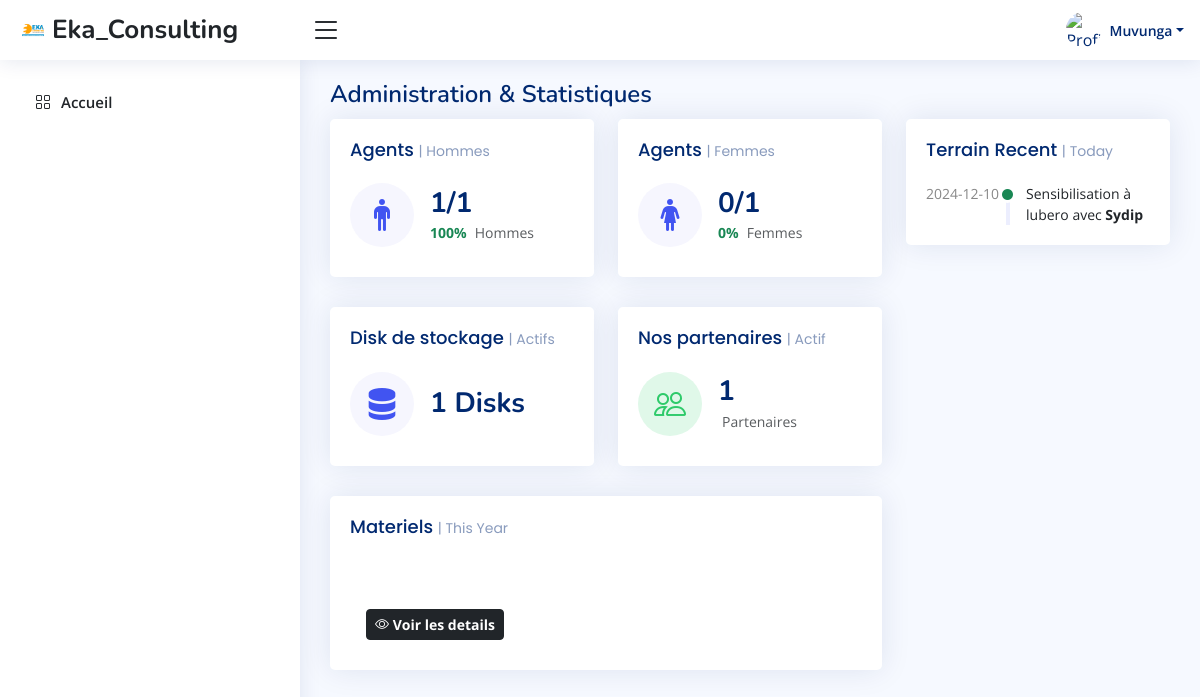
Before: /views/index.php (signed in) with the older database file.
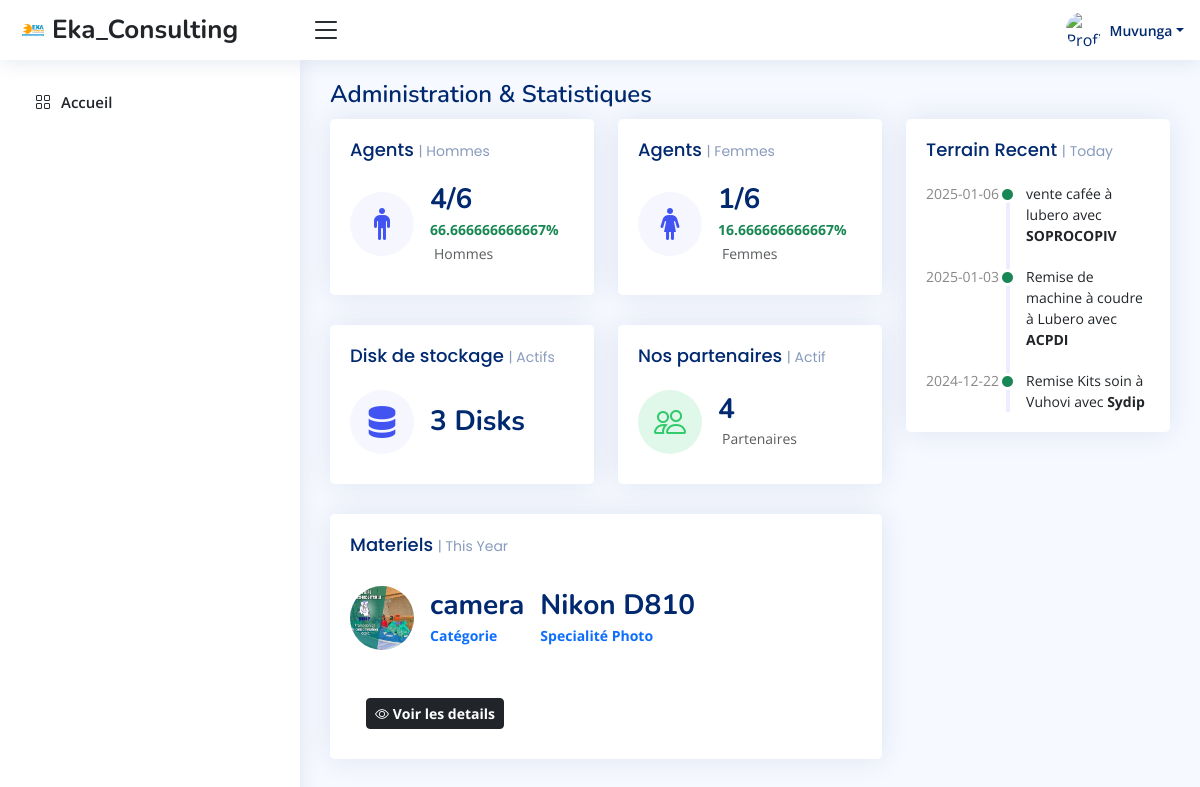
After: the same page with the newer database file.
### tables this page shows
CREATE TABLE `terrain` (
  `id` int(11) NOT NULL,
  `date` date NOT NULL,
  `description` text NOT NULL,
  `lieu` varchar(50) NOT NULL,
  `partenaire` int(11) NOT NULL,
  `statut` int(11) NOT NULL
);

CREATE TABLE `partenaire` (
  `id` int(11) NOT NULL,
  `Denomination` varchar(50) NOT NULL,
  `dateSignature` date NOT NULL,
  `adresse` text NOT NULL,
  `telephone` varchar(50) NOT NULL,
  `statut` int(11) NOT NULL
);

CREATE TABLE `materiel` (
  `id` int(11) NOT NULL,
  `nom` varchar(100) NOT NULL,
  `marque` varchar(100) NOT NULL,
  `specialite` varchar(100) NOT NULL,
  `categorie` int(11) NOT NULL,
  `photo` text NOT NULL,
  `statut` int(11) NOT NULL
);

CREATE TABLE `categorie` (
  `id` int(11) NOT NULL,
  `nom` varchar(100) NOT NULL,
  `statut` int(11) NOT NULL
);

### models/select/select-Home.php (called while the page is built, shortened)
<?php
$statut = 0;
$getMatos = $connexion->prepare("SELECT `materiel`.*, categorie.nom as nomcat FROM materiel,categorie WHERE materiel.categorie=categorie.id AND materiel.statut=? ORDER BY `materiel`.`id` DESC");
$getMatos->execute([$statut]);
$getTotalAgent = $connexion->prepare("SELECT COUNT(*) AS TotalAgent FROM agents WHERE statut=?");
$getTotalAgent->execute([$statut]);
$AgentTotal = $getTotalAgent->fetch();
$TotalAgent=$AgentTotal["TotalAgent"];
$GenreHom="Masculin";
$getAgentHomme = $connexion->prepare("SELECT COUNT(*) AS TotalHomme FROM agents WHERE agents.genre = ? AND statut=?");
$getAgentHomme->execute([$GenreHom, $statut]);
$Homme = $getAgentHomme->fetch();
$TotalHomme=$Homme["TotalHomme"];
$PourcenHome=$TotalHomme/$TotalAgent*100;
$GenreFem="Feminin";
$getAgentFemme = $connexion->prepare("SELECT COUNT(*) AS TotalFemme FROM agents WHERE agents.genre = ? AND statut=?");
$getAgentFemme->execute([$GenreFem, $statut]);
$Femme = $getAgentFemme->fetch();
$TotalFemme=$Femme["TotalFemme"];
if($TotalFemme<1){
    $TotalFemme=0;
}
$PourcenFeme=$TotalFemme/$TotalAgent*100;
$getDisk = $connexion->prepare("SELECT COUNT(*) AS TotalDisk FROM disk WHERE statut=?");
$getDisk->execute([$statut]);
$Disk = $getDisk->fetch();
$TotalDisk=$Disk["TotalDisk"];
$getPartenaire = $connexion->prepare("SELECT COUNT(*) AS TotalPartenaire FROM partenaire WHERE statut=?");
$getPartenaire->execute([$statut]);
$partenaire = $getPartenaire->fetch();
$TotalPartenaire=$partenaire["TotalPartenaire"];
$getTerrain = $connexion->prepare("SELECT terrain.*, partenaire.Denomination FROM terrain, partenaire WHERE terrain.partenaire=partenaire.id AND terrain.statut=? ORDER BY date DESC LIMIT 10;");
$getTerrain->execute([$statut]);

### views/index.php (the view, shortened to what this page needs)
<?php
require_once('../connexion/connexion.php');
require_once('../models/select/select-Home.php');
?>
<!DOCTYPE html>
<html lang="en">
<head>
    <?php
    require_once('style.php');
    ?>
</head>
<body>
    <?php require_once('aside.php') ?>
    <main id="main" class="main">
        <div class="pagetitle">
            <h1>Administration & Statistiques</h1>
        </div>
        <section class="section dashboard">
            <div class="row">
                <div class="col-lg-8">
                    <div class="row">
                        <div class="col-xxl-4 col-md-6">
                            <div class="card info-card sales-card">
                                <div class="card-body">
                                    <h5 class="card-title">Agents <span>| Hommes</span></h5>
                                    <div class="d-flex align-items-center">
                                        <div class="card-icon rounded-circle d-flex align-items-center justify-content-center">
                                            <i class="bi bi-person-standing"></i>
                                        </div>
                                        <div class="ps-3">
                                            <h6><?= $TotalHomme . "/" . $TotalAgent ?></h6>
                                            <span class="text-success small pt-1 fw-bold"><?= $PourcenHome ?>%</span> <span class="text-muted small pt-2 ps-1">Hommes</span>
                                        </div>
                                    </div>
                                </div>
                            </div>
                        </div>
                        <div class="col-xxl-4 col-md-6">
                            <div class="card info-card sales-card">
                                <div class="card-body">
                                    <h5 class="card-title">Agents <span>| Femmes</span></h5>
                                    <div class="d-flex align-items-center">
                                        <div class="card-icon rounded-circle d-flex align-items-center justify-content-center">
                                            <i class="bi bi-person-standing-dress"></i>
                                        </div>
                                        <div class="ps-3">
                                            <h6><?= $TotalFemme . "/" . $TotalAgent ?></h6>
                                            <span class="text-success small pt-1 fw-bold"><?= $PourcenFeme ?>%</span> <span class="text-muted small pt-2 ps-1">Femmes</span>
                                        </div>
                                    </div>
                                </div>
                            </div>
                        </div>
                        <div class="col-xxl-4 col-md-6">
                            <div class="card info-card sales-card">
                                <div class="card-body">
                                    <h5 class="card-title">Disk de stockage <span>| Actifs</span></h5>
                                    <div class="d-flex align-items-center">
                                        <div class="card-icon rounded-circle d-flex align-items-center justify-content-center">
                                            <i class="bi bi-server"></i>
                                        </div>
                                        <div class="ps-3">
                                            <h6><?= $TotalDisk ?> Disks</h6>
                                        </div>
                                    </div>
                                </div>
                            </div>
                        </div>
                        <div class="col-xxl-4 col-md-6">
                            <div class="card info-card revenue-card">
                                <div class="card-body">
                                    <h5 class="card-title">Nos partenaires <span>| Actif</span></h5>
                                    <div class="d-flex align-items-center">
                                        <div class="card-icon rounded-circle d-flex align-items-center justify-content-center">
                                            <i class="bi bi-people"></i>
                                        </div>
                                        <div class="ps-3">
                                            <h6><?= $TotalPartenaire ?></h6>
                                            <span class="text-muted small pt-2 ps-1">Partenaires</span>
                                        </div>
                                    </div>
                                </div>
                            </div>
                        </div>
                        <div class="col-xxl-4 col-xl-12">
                            <div class="card info-card customers-card">
                                <div class="card-body">
                                    <h5 class="card-title">Materiels <span>| This Year</span></h5>
                                    <?php
                                    while ($materiel = $getMatos->fetch()) {
                                    ?>
                                        <div class="d-flex align-items-center pt-2">
                                            <div class="d-flex align-items-center justify-content-center">
                                                <img src="../assets/img/Matos/<?= $materiel["photo"] ?>" class="card-icon rounded-circle" width="60" height="60" alt="">
                                            </div>
                                            <div class="ps-3">
                                                <h6><?= $materiel["nomcat"] ?></h6>
                                                <span class="text-primary small pt-1 fw-bold">Catégorie</span>
                                            </div>
                                            <div class="ps-3">
                                                <h6><?= $materiel["marque"] . " " . $materiel["nom"] ?></h6>
                                                <span class="text-primary small pt-1 fw-bold">Specialité <?= $materiel["specialite"] ?></span>
                                            </div>
                                        </div>
                                    <?php
                                    }
                                    ?>
                                    <div class="d-flex align-items-center pt-5">
                                        <div class="ps-3">
                                            <a href="materiels-Details.php" class="btn btn-dark btn-sm small pt-1 fw-bold bi bi-eye"> Voir les details</a>
                                        </div>
                                    </div>
                                </div>
                            </div>
                        </div>
                    </div>
                </div>
                <div class="col-lg-4">
                    <div class="card">
                        <div class="card-body">
                            <h5 class="card-title">Terrain Recent <span>| Today</span></h5>
                            <div class="activity">
                                <?php
                                while ($Terrain = $getTerrain->fetch()) {
                                ?>
                                    <div class="activity-item d-flex">
                                        <div class="activite-label"><?= $Terrain["date"] ?></div>
                                        <i class='bi bi-circle-fill activity-badge text-success align-self-start'></i>
                                        <div class="activity-content">
                                            <?= $Terrain["description"] . " à " . $Terrain["lieu"] ?> avec<a href="#" class="fw-bold text-dark"> <?= $Terrain["Denomination"] ?></a>
                                        </div>
                                    </div>
                                <?php
                                }
                                ?>
                            </div>
                        </div>
                    </div>
                </div>
            </div>
        </section>
    </main>
</body>
</html>

### views/style.php (shortened to what this page needs)
<link href="https://cdn.jsdelivr.net/npm/bootstrap@5.3.2/dist/css/bootstrap.min.css" rel="stylesheet"
>
<link rel="stylesheet" href="https://cdn.jsdelivr.net/npm/bootstrap-icons@1.11.2/font/bootstrap-icons.min.css">
<link href="../assets/css/style.css" rel="stylesheet">
<link href="../assets/css/styles.css" rel="stylesheet">

### views/aside.php (shortened to what this page needs)
<header id="header" class="header fixed-top d-flex align-items-center">
    <div class="d-flex align-items-center justify-content-between">
        <a href="index.html" class="logo d-flex align-items-center">
            <img src="../assets/img/logo/EKA_logo.png" alt="">
            <span class="d-none d-lg-block text-dark">Eka_Consulting</span>
        </a>
        <i class="bi bi-list toggle-sidebar-btn text-dark"></i>
    </div>
    <nav class="header-nav ms-auto">
        <ul class="d-flex align-items-center">
            <li class="nav-item dropdown pe-3">
                <a class="nav-link nav-profile d-flex align-items-center pe-0" href="#" data-bs-toggle="dropdown">
                    <img src="<?php if (isset($_SESSION['image'])) {
                                    print '../assets/img/profiles/' . $_SESSION['image'];
                                } ?>" alt="Profile" class="rounded-circle " width="35">
                    <span class="d-none d-md-block dropdown-toggle ps-2"><?php echo $_SESSION['noms']; ?></span>
                </a>
            </li>
        </ul>
    </nav>
</header>
<aside id="sidebar" class="sidebar">
    <ul class="sidebar-nav" id="sidebar-nav">
        <li class="nav-item">
            <a class="nav-link bg-transparent text-dark " href="index.php">
                <i class="bi bi-grid text-dark"></i>
                <span>Accueil</span>
            </a>
        </li>
    </ul>
</aside>

### assets/css/style.css (style rules this page uses)
body { font-family: "Open Sans", sans-serif; background: #f6f9ff; color: #444444; }
a { color: #4154f1; text-decoration: none; }
h1, h2, h3, h4, h5, h6 { font-family: "Nunito", sans-serif; }
#main { margin-top: 60px; padding: 20px 30px; transition: all 0.3s; }
.pagetitle { margin-bottom: 10px; }
.pagetitle h1 { font-size: 24px; margin-bottom: 0; font-weight: 600; color: #012970; }
.card { margin-bottom: 30px; border: none; border-radius: 5px; box-shadow: 0px 0 30px rgba(1, 41, 112, 0.1); }
.card-title { padding: 20px 0 15px 0; font-size: 18px; font-weight: 500; color: #012970; font-family: "Poppins", sans-serif; }
.card-title span { color: #899bbd; font-size: 14px; font-weight: 400; }
.card-body { padding: 0 20px 20px 20px; }
.logo { line-height: 1; }
@media (min-width: 1200px) { .logo { width: 280px; } }
.logo img { max-height: 26px; margin-right: 6px; }
.logo span { font-size: 26px; font-weight: 700; color: #012970; font-family: "Nunito", sans-serif; }
.header { transition: all 0.5s; z-index: 997; height: 60px; box-shadow: 0px 2px 20px rgba(1, 41, 112, 0.1); background-color: #fff; padding-left: 20px; }
.header .toggle-sidebar-btn { font-size: 32px; padding-left: 10px; cursor: pointer; color: #012970; }
.header-nav ul { list-style: none; }
.header-nav>ul { margin: 0; padding: 0; }
.header-nav .nav-profile { color: #012970; }
.header-nav .nav-profile img { max-height: 36px; }
.header-nav .nav-profile span { font-size: 14px; font-weight: 600; }
.sidebar { position: fixed; top: 60px; left: 0; bottom: 0; width: 300px; z-index: 996; transition: all 0.3s; padding: 20px; overflow-y: auto; scrollbar-width: thin; scrollbar-color: #aab7cf transparent; box-shadow: 0px 0px 20px rgba(1, 41, 112, 0.1); background-color: #fff; }
@media (min-width: 1200px) { #main, #footer { margin-left: 300px; } }
.sidebar-nav { padding: 0; margin: 0; list-style: none; }
.sidebar-nav li { padding: 0; margin: 0; list-style: none; }
.sidebar-nav .nav-item { margin-bottom: 5px; }
.sidebar-nav .nav-link { display: flex; align-items: center; font-size: 15px; font-weight: 600; color: #4154f1; transition: 0.3; background: #f6f9ff; padding: 10px 15px; border-radius: 4px; }
.sidebar-nav .nav-link i { font-size: 16px; margin-right: 10px; color: #4154f1; }
.dashboard .info-card { padding-bottom: 10px; }
.dashboard .info-card h6 { font-size: 28px; color: #012970; font-weight: 700; margin: 0; padding: 0; }
.dashboard .card-icon { font-size: 32px; line-height: 0; width: 64px; height: 64px; flex-shrink: 0; flex-grow: 0; }
.dashboard .sales-card .card-icon { color: #4154f1; background: #f6f6fe; }
.dashboard .revenue-card .card-icon { color: #2eca6a; background: #e0f8e9; }
.dashboard .customers-card .card-icon { color: #ff771d; background: #ffecdf; }
.dashboard .activity { font-size: 14px; }
.dashboard .activity .activity-item .activite-label { color: #888; position: relative; flex-shrink: 0; flex-grow: 0; min-width: 64px; }
.dashboard .activity .activity-item .activite-label::before { content: ""; position: absolute; right: -11px; width: 4px; top: 0; bottom: 0; background-color: #eceefe; }
.dashboard .activity .activity-item .activity-badge { margin-top: 3px; z-index: 1; font-size: 11px; line-height: 0; border-radius: 50%; flex-shrink: 0; border: 3px solid #fff; flex-grow: 0; }
.dashboard .activity .activity-item .activity-content { padding-left: 10px; padding-bottom: 20px; }
.dashboard .activity .activity-item:first-child .activite-label::before { top: 5px; }
.dashboard .activity .activity-item:last-child .activity-content { padding-bottom: 0; }

Changed rows visible on the page:
added materiel: photo (picture), categorie.nom "camera", marque "Nikon", nom "D810", specialite "Photo"
added terrain: date "2025-01-06", description "vente cafée", lieu "lubero", partenaire.Denomination "SOPROCOPIV"
added terrain: date "2025-01-03", description "Remise de machine à coudre", lieu "Lubero", partenaire.Denomination "ACPDI"
changed terrain "Sydip": date "2024-12-10" → "2024-12-22"; description "Sensibilisation" → "Remise Kits soin"; lieu "lubero" → "Vuhovi"
Other visible differences:
$TotalHomme: "1" → "4"
$TotalAgent: "1" → "6"
$PourcenHome: "100" → "66.666666666667"
$TotalFemme: "0" → "1"
$PourcenFeme: "0" → "16.666666666667"
$TotalDisk: "1" → "3"
$TotalPartenaire: "1" → "4"
